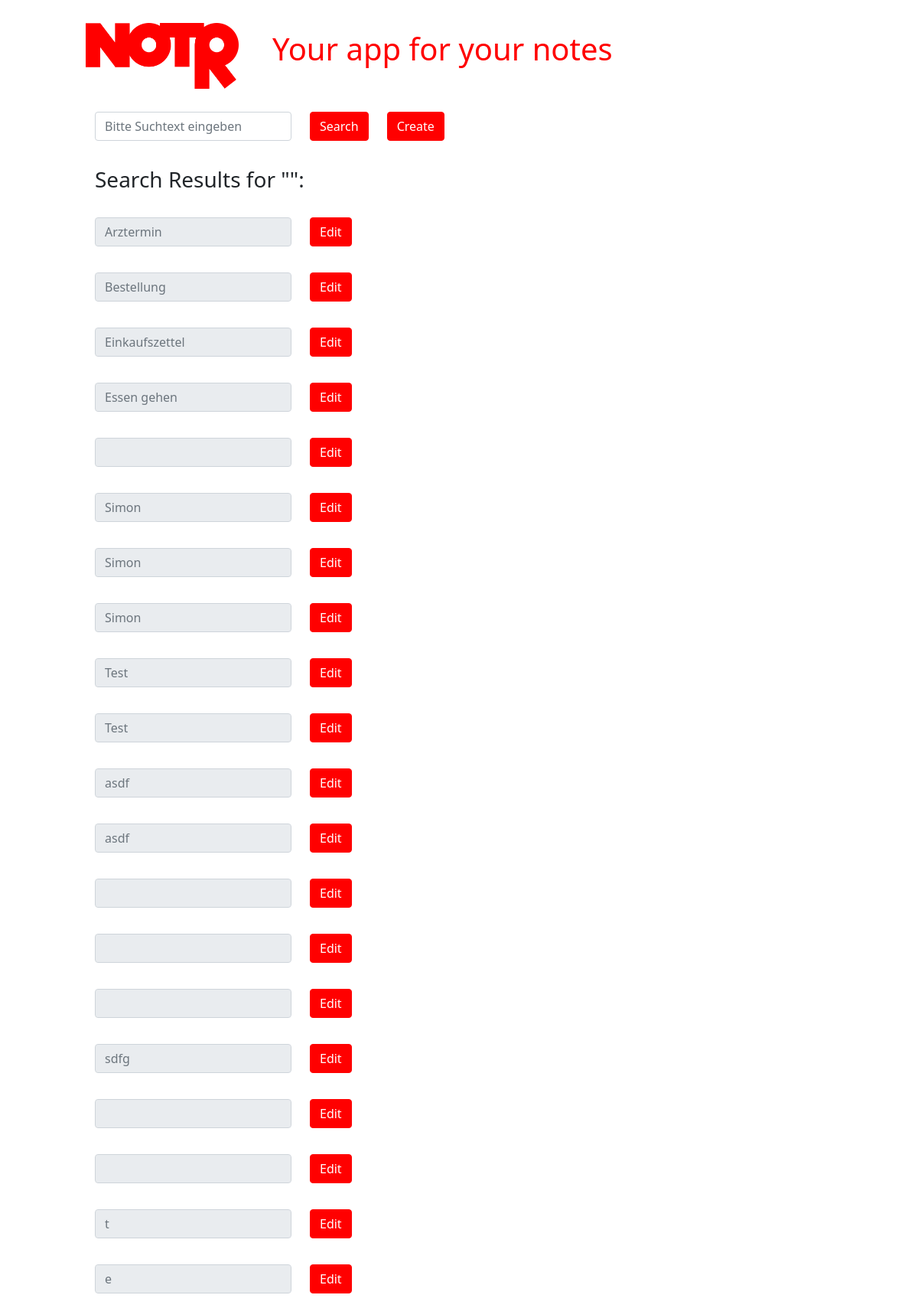
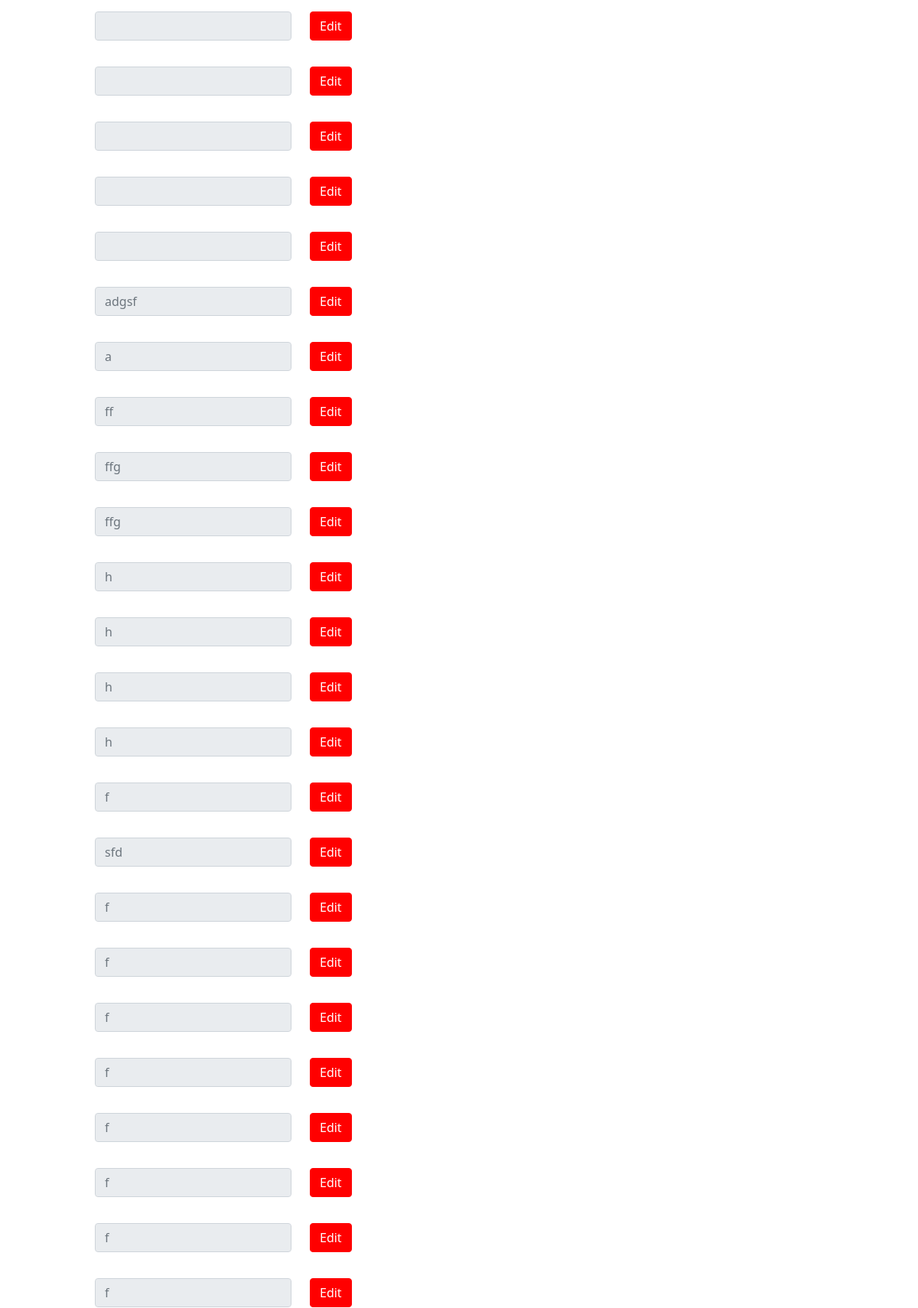
The page /result.php (upper part) on the database its author committed (2 pictures, top to bottom).
### tables this page shows
CREATE TABLE `notizen_text` (
  `ID_notizen` int(11) NOT NULL,
  `ID_text` int(11) NOT NULL,
  PRIMARY KEY (`ID_notizen`,`ID_text`),
  KEY `ID-notizen` (`ID_notizen`,`ID_text`),
  KEY `FK_notizen-text_text` (`ID_text`),
  CONSTRAINT `FK_notizen-text_notizen` FOREIGN KEY (`ID_notizen`) REFERENCES `notizen` (`ID`) ON DELETE CASCADE ON UPDATE CASCADE,
  CONSTRAINT `FK_notizen-text_text` FOREIGN KEY (`ID_text`) REFERENCES `text` (`ID`) ON DELETE CASCADE ON UPDATE CASCADE
);

CREATE TABLE `notizen` (
  `ID` int(11) NOT NULL AUTO_INCREMENT,
  `title` varchar(80) NOT NULL,
  `password_check` tinyint(1) NOT NULL,
  `password` varchar(34) DEFAULT NULL,
  `alarm` datetime DEFAULT NULL,
  `deleted` tinyint(1) NOT NULL,
  `updated` datetime NOT NULL,
  PRIMARY KEY (`ID`)
);

### result.php (the view, shortened to what this page needs)
<?php include('structure/header.php'); ?>
<div class="container">
  <div class="row">
    <div class="col-auto" style="padding-bottom:10px;">
		<form method="get" action="result.php">
        <input class="form-control" type="text" id="search" name="search" placeholder="Bitte Suchtext eingeben">
    </div>
    <div class="col-auto">
		<button class="btn btn-danger" type="submit">Search</button>
    </div>
    <div class="col-auto">
		<form method="get" action="create.php">
		<button class="btn btn-danger" type="submit">Create</button>
		 </form>
    </div>
  </div>
</div>
<br>
<div class="container">
<?php
	echo '<h3>Search Results for "'.$_GET['search'].'":</h3><br>';
	$sql = "SELECT *
			FROM notizen a
			JOIN notizen_text b 	ON a.ID=b.ID_notizen
			JOIN text c 			ON c.ID=b.ID_text
			WHERE c.section LIKE '%".$_GET['search']."%'
			OR a.title LIKE '%".$_GET['search']."%'
			";
    foreach ($db->query($sql) as $row)
    {
      echo'<div class="row">';
	  	  echo'<div class="col-auto">';
           echo' <input class="form-control" type="text" placeholder="'.$row['title'].'" aria-label="readonly input example" readonly>';
        echo'</div>';
        echo'<div class="col-auto">';
           echo' <a href="edit.php?id='.$row['ID'].'"><button class="btn btn-danger">Edit</button></a>';
        echo'</div>';
  		echo'</div>';
      echo'<br>';
    }
?>
</div>
<?php include('structure/footer.php'); ?>

### structure/header.php (shortened to what this page needs)
<!DOCTYPE html>
<html lang="de">
<head>
  <link href="https://cdn.jsdelivr.net/npm/bootstrap@5.0.0-beta2/dist/css/bootstrap.min.css" rel="stylesheet">
  <link href="css/main.css" rel="stylesheet">
</head>
<body class="main-body">
<div class="container">
  <div class="row abstand-oben">
    <div class="col-auto">
    <a href="index.php"><img src="img/logo.png" alt="Logo" class="logo"></img></a>
    </div>
    <div class="col-auto">
    <h1>Your app for your notes</h1>
  </div>
</div>
<div class="abstand"></div>

### structure/footer.php (shortened to what this page needs)
</body>
</html>

### css/main.css (style rules this page uses)
.logo { max-width: 200px; margin-right: 20px; display: block; }
.main-body { margin: 0 auto; max-width: 1000px; }
.abstand { padding-top: 20px; }
.col-auto { padding-bottom: 10px; }
h1 { padding-top: 10px; color: #FF0000; }
.btn-danger { background-color: #FF0000; border-color: #FF0000; }
.abstand-oben { padding-top: 30px; }

### rows shown on the page
notizen_text: ID_notizen.title "Arztermin"
notizen_text: ID_notizen.title "Bestellung"
notizen_text: ID_notizen.title "Einkaufszettel"
notizen_text: ID_notizen.title "Essen gehen"
notizen_text: ID_notizen.title "Simon"
notizen_text: ID_notizen.title "Simon"
notizen_text: ID_notizen.title "Simon"
notizen_text: ID_notizen.title "Test"
notizen_text: ID_notizen.title "Test"
notizen_text: ID_notizen.title "asdf"
notizen_text: ID_notizen.title "asdf"
notizen_text: ID_notizen.title "sdfg"
notizen_text: ID_notizen.title "t"
notizen_text: ID_notizen.title "e"
notizen_text: ID_notizen.title "adgsf"
notizen_text: ID_notizen.title "a"
notizen_text: ID_notizen.title "ff"
notizen_text: ID_notizen.title "ffg"
notizen_text: ID_notizen.title "ffg"
notizen_text: ID_notizen.title "h"
notizen_text: ID_notizen.title "h"
notizen_text: ID_notizen.title "h"
notizen_text: ID_notizen.title "h"
notizen_text: ID_notizen.title "f"
notizen_text: ID_notizen.title "sfd"
notizen_text: ID_notizen.title "f"
notizen_text: ID_notizen.title "f"
notizen_text: ID_notizen.title "f"
notizen_text: ID_notizen.title "f"
notizen_text: ID_notizen.title "f"
notizen_text: ID_notizen.title "f"
notizen_text: ID_notizen.title "f"
notizen_text: ID_notizen.title "f"
